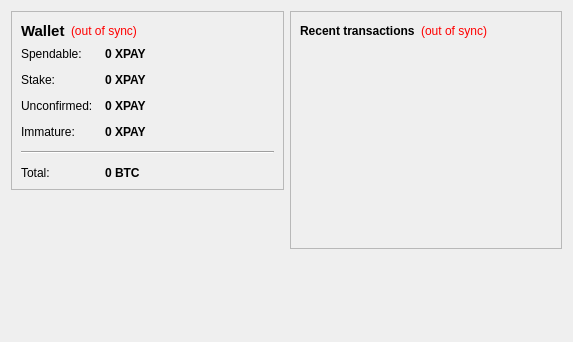
<?xml version="1.0" encoding="UTF-8"?>
<ui version="4.0">
 <class>OverviewPage</class>
 <widget class="QWidget" name="OverviewPage">
  <property name="geometry">
   <rect>
    <x>0</x>
    <y>0</y>
    <width>573</width>
    <height>342</height>
   </rect>
  </property>
  <property name="windowTitle">
   <string>Form</string>
  </property>
  <layout class="QHBoxLayout" name="horizontalLayout" stretch="1,1">
   <item>
    <layout class="QVBoxLayout" name="verticalLayout_2">
     <item>
      <widget class="QFrame" name="frame">
       <property name="frameShape">
        <enum>QFrame::StyledPanel</enum>
       </property>
       <property name="frameShadow">
        <enum>QFrame::Raised</enum>
       </property>
       <layout class="QVBoxLayout" name="verticalLayout_4">
        <item>
         <layout class="QHBoxLayout" name="horizontalLayout_4">
          <item>
           <widget class="QLabel" name="label_5">
            <property name="font">
             <font>
              <pointsize>11</pointsize>
              <weight>75</weight>
              <bold>true</bold>
             </font>
            </property>
            <property name="text">
             <string>Wallet</string>
            </property>
           </widget>
          </item>
          <item>
           <widget class="QLabel" name="labelWalletStatus">
            <property name="toolTip">
             <string>The displayed information may be out of date. Your wallet automatically synchronizes with the Xpay network after a connection is established, but this process has not completed yet.</string>
            </property>
            <property name="styleSheet">
             <string notr="true">QLabel { color: red; }</string>
            </property>
            <property name="text">
             <string notr="true">(out of sync)</string>
            </property>
            <property name="alignment">
             <set>Qt::AlignLeading|Qt::AlignLeft|Qt::AlignVCenter</set>
            </property>
           </widget>
          </item>
          <item>
           <spacer name="horizontalSpacer_2">
            <property name="orientation">
             <enum>Qt::Horizontal</enum>
            </property>
            <property name="sizeHint" stdset="0">
             <size>
              <width>40</width>
              <height>20</height>
             </size>
            </property>
           </spacer>
          </item>
         </layout>
        </item>
        <item>
         <layout class="QFormLayout" name="formLayout_2">
          <property name="fieldGrowthPolicy">
           <enum>QFormLayout::AllNonFixedFieldsGrow</enum>
          </property>
          <property name="horizontalSpacing">
           <number>12</number>
          </property>
          <property name="verticalSpacing">
           <number>12</number>
          </property>
          <item row="0" column="0">
           <widget class="QLabel" name="label">
            <property name="text">
             <string>Spendable:</string>
            </property>
           </widget>
          </item>
          <item row="0" column="1">
           <widget class="QLabel" name="labelBalance">
            <property name="font">
             <font>
              <weight>75</weight>
              <bold>true</bold>
             </font>
            </property>
            <property name="cursor">
             <cursorShape>IBeamCursor</cursorShape>
            </property>
            <property name="toolTip">
             <string>Your current spendable balance</string>
            </property>
            <property name="text">
             <string notr="true">0 XPAY</string>
            </property>
            <property name="textInteractionFlags">
             <set>Qt::LinksAccessibleByMouse|Qt::TextSelectableByKeyboard|Qt::TextSelectableByMouse</set>
            </property>
           </widget>
          </item>
          <item row="1" column="0">
           <widget class="QLabel" name="label_6">
            <property name="text">
             <string>Stake:</string>
            </property>
           </widget>
          </item>
          <item row="1" column="1">
           <widget class="QLabel" name="labelStake">
            <property name="font">
             <font>
              <weight>75</weight>
              <bold>true</bold>
             </font>
            </property>
            <property name="cursor">
             <cursorShape>IBeamCursor</cursorShape>
            </property>
            <property name="toolTip">
             <string>Total of coins that was staked, and do not yet count toward the current balance</string>
            </property>
            <property name="text">
             <string notr="true">0 XPAY</string>
            </property>
            <property name="textInteractionFlags">
             <set>Qt::LinksAccessibleByMouse|Qt::TextSelectableByKeyboard|Qt::TextSelectableByMouse</set>
            </property>
           </widget>
          </item>
          <item row="2" column="0">
           <widget class="QLabel" name="label_3">
            <property name="text">
             <string>Unconfirmed:</string>
            </property>
           </widget>
          </item>
          <item row="2" column="1">
           <widget class="QLabel" name="labelUnconfirmed">
            <property name="font">
             <font>
              <weight>75</weight>
              <bold>true</bold>
             </font>
            </property>
            <property name="cursor">
             <cursorShape>IBeamCursor</cursorShape>
            </property>
            <property name="toolTip">
             <string>Total of transactions that have yet to be confirmed, and do not yet count toward the current balance</string>
            </property>
            <property name="text">
             <string notr="true">0 XPAY</string>
            </property>
            <property name="textInteractionFlags">
             <set>Qt::LinksAccessibleByMouse|Qt::TextSelectableByKeyboard|Qt::TextSelectableByMouse</set>
            </property>
           </widget>
          </item>
          <item row="3" column="0">
           <widget class="QLabel" name="labelImmatureText">
            <property name="text">
             <string>Immature:</string>
            </property>
           </widget>
          </item>
          <item row="3" column="1">
           <widget class="QLabel" name="labelImmature">
            <property name="font">
             <font>
              <weight>75</weight>
              <bold>true</bold>
             </font>
            </property>
            <property name="toolTip">
             <string>Mined balance that has not yet matured</string>
            </property>
            <property name="text">
             <string notr="true">0 XPAY</string>
            </property>
            <property name="textInteractionFlags">
             <set>Qt::LinksAccessibleByMouse|Qt::TextSelectableByKeyboard|Qt::TextSelectableByMouse</set>
            </property>
           </widget>
          </item>
          <item row="4" column="0" colspan="2">
           <widget class="Line" name="line">
            <property name="orientation">
             <enum>Qt::Horizontal</enum>
            </property>
           </widget>
          </item>
          <item row="5" column="0">
           <widget class="QLabel" name="labelTotalText">
            <property name="text">
             <string>Total:</string>
            </property>
           </widget>
          </item>
          <item row="5" column="1">
           <widget class="QLabel" name="labelTotal">
            <property name="font">
             <font>
              <weight>75</weight>
              <bold>true</bold>
             </font>
            </property>
            <property name="cursor">
             <cursorShape>IBeamCursor</cursorShape>
            </property>
            <property name="toolTip">
             <string>Your current total balance</string>
            </property>
            <property name="text">
             <string notr="true">0 BTC</string>
            </property>
            <property name="textInteractionFlags">
             <set>Qt::LinksAccessibleByMouse|Qt::TextSelectableByKeyboard|Qt::TextSelectableByMouse</set>
            </property>
           </widget>
          </item>
         </layout>
        </item>
       </layout>
      </widget>
     </item>
     <item>
      <spacer name="verticalSpacer">
       <property name="orientation">
        <enum>Qt::Vertical</enum>
       </property>
       <property name="sizeHint" stdset="0">
        <size>
         <width>20</width>
         <height>40</height>
        </size>
       </property>
      </spacer>
     </item>
    </layout>
   </item>
   <item>
    <layout class="QVBoxLayout" name="verticalLayout_3">
     <item>
      <widget class="QFrame" name="frame_2">
       <property name="frameShape">
        <enum>QFrame::StyledPanel</enum>
       </property>
       <property name="frameShadow">
        <enum>QFrame::Raised</enum>
       </property>
       <layout class="QVBoxLayout" name="verticalLayout">
        <item>
         <layout class="QHBoxLayout" name="horizontalLayout_2">
          <item>
           <widget class="QLabel" name="label_4">
            <property name="text">
             <string>&lt;b&gt;Recent transactions&lt;/b&gt;</string>
            </property>
           </widget>
          </item>
          <item>
           <widget class="QLabel" name="labelTransactionsStatus">
            <property name="toolTip">
             <string>The displayed information may be out of date. Your wallet automatically synchronizes with the Xpay network after a connection is established, but this process has not completed yet.</string>
            </property>
            <property name="styleSheet">
             <string notr="true">QLabel { color: red; }</string>
            </property>
            <property name="text">
             <string notr="true">(out of sync)</string>
            </property>
            <property name="alignment">
             <set>Qt::AlignRight|Qt::AlignTrailing|Qt::AlignVCenter</set>
            </property>
           </widget>
          </item>
          <item>
           <spacer name="horizontalSpacer">
            <property name="orientation">
             <enum>Qt::Horizontal</enum>
            </property>
            <property name="sizeHint" stdset="0">
             <size>
              <width>40</width>
              <height>20</height>
             </size>
            </property>
           </spacer>
          </item>
         </layout>
        </item>
        <item>
         <widget class="QListView" name="listTransactions">
          <property name="styleSheet">
           <string notr="true">QListView { background: transparent; }</string>
          </property>
          <property name="frameShape">
           <enum>QFrame::NoFrame</enum>
          </property>
          <property name="verticalScrollBarPolicy">
           <enum>Qt::ScrollBarAlwaysOff</enum>
          </property>
          <property name="horizontalScrollBarPolicy">
           <enum>Qt::ScrollBarAlwaysOff</enum>
          </property>
          <property name="selectionMode">
           <enum>QAbstractItemView::NoSelection</enum>
          </property>
         </widget>
        </item>
       </layout>
      </widget>
     </item>
     <item>
      <spacer name="verticalSpacer_2">
       <property name="orientation">
        <enum>Qt::Vertical</enum>
       </property>
       <property name="sizeHint" stdset="0">
        <size>
         <width>20</width>
         <height>40</height>
        </size>
       </property>
      </spacer>
     </item>
    </layout>
   </item>
  </layout>
 </widget>
 <resources/>
 <connections/>
</ui>
